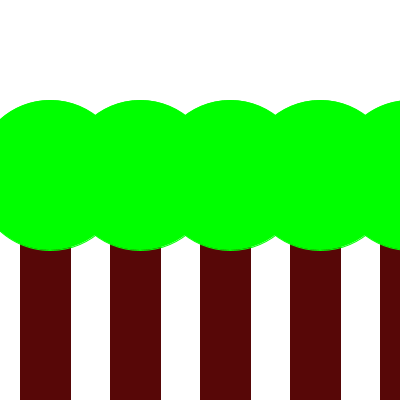
Frame 1 (no input)
Frame 60 (the mouse pressed at the canvas centre just before this capture): identical to frame 1, image omitted
Frame 120 (the mouse held since frame 60 and released just before this capture): identical to frame 1, image omitted

The Processing sketch that drew this single still picture (run headless with seeded random() and noise(); from frame 60 on, the mouse is pressed at the canvas centre):

// Processing sketch: opdr_9_10
// ── opdr_9_10.pde
int Bladeren;
int Stam;


void setup(){
  size(400,400);
}

void draw(){
  background(255);
    fill(87,7,7);
    stroke(87,7,7);
  Stam(175,200,50,200);
  noFill();
  fill(0,255,0);
  stroke(0,255,0);
  Bladeren(200,175,150,150);

}

void Bladeren(int x1, int y1, int w1, int h1){
    for(int j = 0; j < 5; j++){
  ellipse(j*90+50,y1,w1,h1);
  
}
}

void Stam(int x2, int y2, int w2, int h2){
  for(int i = 0; i < 5; i++){
  rect(i*90+20,y2,w2,h2);

}
}
